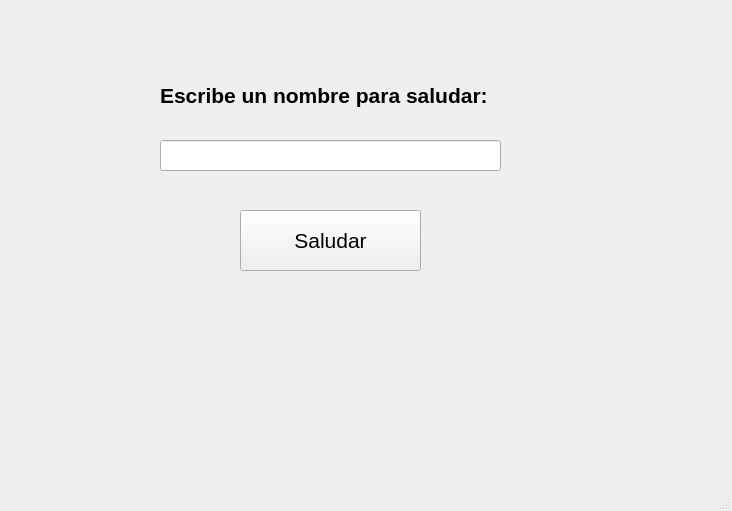
<?xml version="1.0" encoding="UTF-8"?>
<ui version="4.0">
 <class>MainWindow</class>
 <widget class="QMainWindow" name="MainWindow">
  <property name="geometry">
   <rect>
    <x>0</x>
    <y>0</y>
    <width>732</width>
    <height>511</height>
   </rect>
  </property>
  <property name="windowTitle">
   <string>Saludador</string>
  </property>
  <widget class="QWidget" name="centralwidget">
   <widget class="QLabel" name="etq_saludo">
    <property name="geometry">
     <rect>
      <x>160</x>
      <y>80</y>
      <width>401</width>
      <height>31</height>
     </rect>
    </property>
    <property name="font">
     <font>
      <pointsize>16</pointsize>
      <weight>75</weight>
      <bold>true</bold>
     </font>
    </property>
    <property name="text">
     <string>Escribe un nombre para saludar:</string>
    </property>
   </widget>
   <widget class="QLineEdit" name="nombre">
    <property name="geometry">
     <rect>
      <x>160</x>
      <y>140</y>
      <width>341</width>
      <height>31</height>
     </rect>
    </property>
   </widget>
   <widget class="QPushButton" name="boton_saludo">
    <property name="geometry">
     <rect>
      <x>240</x>
      <y>210</y>
      <width>181</width>
      <height>61</height>
     </rect>
    </property>
    <property name="font">
     <font>
      <pointsize>16</pointsize>
     </font>
    </property>
    <property name="text">
     <string>Saludar</string>
    </property>
   </widget>
   <widget class="QLabel" name="etq_resultado">
    <property name="geometry">
     <rect>
      <x>160</x>
      <y>340</y>
      <width>351</width>
      <height>41</height>
     </rect>
    </property>
    <property name="font">
     <font>
      <pointsize>16</pointsize>
     </font>
    </property>
    <property name="text">
     <string/>
    </property>
   </widget>
  </widget>
  <widget class="QStatusBar" name="statusbar"/>
 </widget>
 <resources/>
 <connections/>
</ui>
